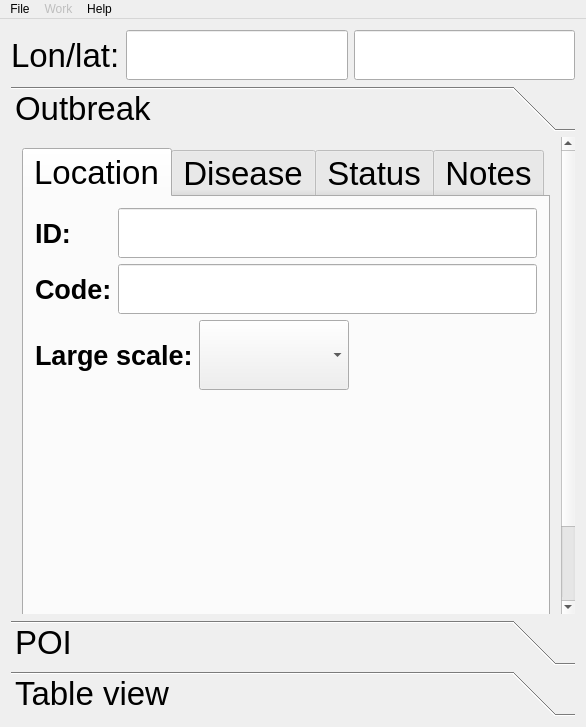
<?xml version="1.0" encoding="UTF-8"?>
<ui version="4.0">
 <class>frmMain</class>
 <widget class="QMainWindow" name="frmMain">
  <property name="geometry">
   <rect>
    <x>0</x>
    <y>0</y>
    <width>586</width>
    <height>727</height>
   </rect>
  </property>
  <property name="windowTitle">
   <string>VetEpiGIS mobile</string>
  </property>
  <widget class="QWidget" name="centralWidget">
   <layout class="QGridLayout" name="gridLayout_15">
    <item row="0" column="0">
     <layout class="QGridLayout" name="gridLayout_3">
      <item row="0" column="0">
       <widget class="QLabel" name="label">
        <property name="font">
         <font>
          <family>Arial</family>
          <pointsize>25</pointsize>
         </font>
        </property>
        <property name="text">
         <string>Lon/lat:</string>
        </property>
       </widget>
      </item>
      <item row="0" column="1">
       <widget class="QLineEdit" name="lineEdit">
        <property name="enabled">
         <bool>true</bool>
        </property>
        <property name="minimumSize">
         <size>
          <width>200</width>
          <height>50</height>
         </size>
        </property>
        <property name="readOnly">
         <bool>true</bool>
        </property>
       </widget>
      </item>
      <item row="0" column="2">
       <widget class="QLineEdit" name="lineEdit_2">
        <property name="enabled">
         <bool>true</bool>
        </property>
        <property name="minimumSize">
         <size>
          <width>200</width>
          <height>50</height>
         </size>
        </property>
        <property name="readOnly">
         <bool>true</bool>
        </property>
       </widget>
      </item>
     </layout>
    </item>
    <item row="1" column="0">
     <widget class="QToolBox" name="toolBox">
      <property name="font">
       <font>
        <family>Arial</family>
        <pointsize>25</pointsize>
       </font>
      </property>
      <property name="currentIndex">
       <number>0</number>
      </property>
      <widget class="QWidget" name="page">
       <property name="geometry">
        <rect>
         <x>0</x>
         <y>0</y>
         <width>555</width>
         <height>549</height>
        </rect>
       </property>
       <attribute name="label">
        <string>Outbreak</string>
       </attribute>
       <layout class="QGridLayout" name="gridLayout_16">
        <item row="0" column="0" colspan="2">
         <widget class="QTabWidget" name="tabWidget">
          <property name="layoutDirection">
           <enum>Qt::LeftToRight</enum>
          </property>
          <property name="tabShape">
           <enum>QTabWidget::Rounded</enum>
          </property>
          <property name="currentIndex">
           <number>0</number>
          </property>
          <widget class="QWidget" name="tab">
           <attribute name="title">
            <string>Location</string>
           </attribute>
           <layout class="QGridLayout" name="gridLayout_2">
            <item row="0" column="0">
             <widget class="QLabel" name="label_3">
              <property name="font">
               <font>
                <pointsize>20</pointsize>
                <weight>75</weight>
                <bold>true</bold>
               </font>
              </property>
              <property name="text">
               <string>ID:</string>
              </property>
             </widget>
            </item>
            <item row="0" column="1" colspan="3">
             <widget class="QLineEdit" name="lineEdit_3">
              <property name="minimumSize">
               <size>
                <width>311</width>
                <height>50</height>
               </size>
              </property>
              <property name="alignment">
               <set>Qt::AlignLeading|Qt::AlignLeft|Qt::AlignVCenter</set>
              </property>
             </widget>
            </item>
            <item row="1" column="0">
             <widget class="QLabel" name="label_6">
              <property name="font">
               <font>
                <pointsize>20</pointsize>
                <weight>75</weight>
                <bold>true</bold>
               </font>
              </property>
              <property name="text">
               <string>Code:</string>
              </property>
             </widget>
            </item>
            <item row="1" column="1" colspan="3">
             <widget class="QLineEdit" name="lineEdit_5">
              <property name="minimumSize">
               <size>
                <width>311</width>
                <height>50</height>
               </size>
              </property>
              <property name="alignment">
               <set>Qt::AlignLeading|Qt::AlignLeft|Qt::AlignVCenter</set>
              </property>
             </widget>
            </item>
            <item row="2" column="0" colspan="2">
             <widget class="QLabel" name="label_9">
              <property name="font">
               <font>
                <pointsize>20</pointsize>
                <weight>75</weight>
                <bold>true</bold>
               </font>
              </property>
              <property name="text">
               <string>Large scale:</string>
              </property>
             </widget>
            </item>
            <item row="2" column="2">
             <widget class="QComboBox" name="comboBox_4">
              <property name="minimumSize">
               <size>
                <width>150</width>
                <height>70</height>
               </size>
              </property>
              <property name="maximumSize">
               <size>
                <width>78</width>
                <height>16777215</height>
               </size>
              </property>
             </widget>
            </item>
            <item row="2" column="3">
             <spacer name="horizontalSpacer_3">
              <property name="orientation">
               <enum>Qt::Horizontal</enum>
              </property>
              <property name="sizeHint" stdset="0">
               <size>
                <width>189</width>
                <height>20</height>
               </size>
              </property>
             </spacer>
            </item>
            <item row="3" column="2">
             <spacer name="verticalSpacer_3">
              <property name="orientation">
               <enum>Qt::Vertical</enum>
              </property>
              <property name="sizeHint" stdset="0">
               <size>
                <width>20</width>
                <height>125</height>
               </size>
              </property>
             </spacer>
            </item>
           </layout>
          </widget>
          <widget class="QWidget" name="tab_2">
           <attribute name="title">
            <string>Disease</string>
           </attribute>
           <layout class="QGridLayout" name="gridLayout_12">
            <item row="0" column="0" colspan="2">
             <layout class="QGridLayout" name="gridLayout_5">
              <item row="0" column="0">
               <widget class="QLabel" name="label_5">
                <property name="font">
                 <font>
                  <pointsize>20</pointsize>
                  <weight>75</weight>
                  <bold>true</bold>
                 </font>
                </property>
                <property name="text">
                 <string>Disease:</string>
                </property>
               </widget>
              </item>
              <item row="0" column="1">
               <widget class="QComboBox" name="comboBox_2">
                <property name="minimumSize">
                 <size>
                  <width>280</width>
                  <height>70</height>
                 </size>
                </property>
               </widget>
              </item>
             </layout>
            </item>
            <item row="1" column="0" colspan="2">
             <layout class="QGridLayout" name="gridLayout_4">
              <item row="0" column="0">
               <widget class="QLabel" name="label_11">
                <property name="font">
                 <font>
                  <pointsize>20</pointsize>
                 </font>
                </property>
                <property name="text">
                 <string>Number of animals:</string>
                </property>
               </widget>
              </item>
              <item row="0" column="1">
               <widget class="QLineEdit" name="lineEdit_6">
                <property name="minimumSize">
                 <size>
                  <width>0</width>
                  <height>50</height>
                 </size>
                </property>
                <property name="inputMethodHints">
                 <set>Qt::ImhPreferNumbers</set>
                </property>
                <property name="alignment">
                 <set>Qt::AlignRight|Qt::AlignTrailing|Qt::AlignVCenter</set>
                </property>
               </widget>
              </item>
             </layout>
            </item>
            <item row="2" column="0">
             <widget class="QTableWidget" name="tableWidget">
              <property name="font">
               <font>
                <weight>50</weight>
                <bold>false</bold>
               </font>
              </property>
              <property name="editTriggers">
               <set>QAbstractItemView::NoEditTriggers</set>
              </property>
              <property name="selectionMode">
               <enum>QAbstractItemView::SingleSelection</enum>
              </property>
              <property name="selectionBehavior">
               <enum>QAbstractItemView::SelectRows</enum>
              </property>
              <property name="sortingEnabled">
               <bool>true</bool>
              </property>
              <property name="wordWrap">
               <bool>true</bool>
              </property>
              <attribute name="horizontalHeaderStretchLastSection">
               <bool>true</bool>
              </attribute>
              <attribute name="verticalHeaderVisible">
               <bool>false</bool>
              </attribute>
              <attribute name="verticalHeaderStretchLastSection">
               <bool>false</bool>
              </attribute>
              <column>
               <property name="text">
                <string>Species</string>
               </property>
               <property name="font">
                <font>
                 <family>Arial</family>
                 <pointsize>20</pointsize>
                 <weight>50</weight>
                 <bold>false</bold>
                </font>
               </property>
              </column>
              <column>
               <property name="text">
                <string>Type of production</string>
               </property>
               <property name="font">
                <font>
                 <family>Arial</family>
                 <pointsize>20</pointsize>
                 <weight>50</weight>
                 <bold>false</bold>
                </font>
               </property>
              </column>
             </widget>
            </item>
            <item row="2" column="1">
             <layout class="QGridLayout" name="gridLayout_10">
              <item row="0" column="0">
               <widget class="QToolButton" name="toolButton">
                <property name="minimumSize">
                 <size>
                  <width>50</width>
                  <height>50</height>
                 </size>
                </property>
                <property name="text">
                 <string>+</string>
                </property>
               </widget>
              </item>
              <item row="2" column="0">
               <spacer name="verticalSpacer_2">
                <property name="orientation">
                 <enum>Qt::Vertical</enum>
                </property>
                <property name="sizeHint" stdset="0">
                 <size>
                  <width>20</width>
                  <height>40</height>
                 </size>
                </property>
               </spacer>
              </item>
              <item row="1" column="0">
               <spacer name="verticalSpacer">
                <property name="orientation">
                 <enum>Qt::Vertical</enum>
                </property>
                <property name="sizeHint" stdset="0">
                 <size>
                  <width>20</width>
                  <height>40</height>
                 </size>
                </property>
               </spacer>
              </item>
              <item row="3" column="0">
               <widget class="QToolButton" name="toolButton_2">
                <property name="minimumSize">
                 <size>
                  <width>50</width>
                  <height>50</height>
                 </size>
                </property>
                <property name="text">
                 <string>-</string>
                </property>
               </widget>
              </item>
             </layout>
            </item>
           </layout>
          </widget>
          <widget class="QWidget" name="tab_3">
           <attribute name="title">
            <string>Status</string>
           </attribute>
           <layout class="QGridLayout" name="gridLayout_9">
            <item row="0" column="0">
             <layout class="QGridLayout" name="gridLayout_7">
              <item row="0" column="0">
               <widget class="QLabel" name="label_8">
                <property name="minimumSize">
                 <size>
                  <width>46</width>
                  <height>0</height>
                 </size>
                </property>
                <property name="font">
                 <font>
                  <pointsize>20</pointsize>
                  <weight>75</weight>
                  <bold>true</bold>
                 </font>
                </property>
                <property name="text">
                 <string>Year:</string>
                </property>
               </widget>
              </item>
              <item row="0" column="1">
               <widget class="QLineEdit" name="lineEdit_4">
                <property name="minimumSize">
                 <size>
                  <width>150</width>
                  <height>50</height>
                 </size>
                </property>
                <property name="maximumSize">
                 <size>
                  <width>81</width>
                  <height>16777215</height>
                 </size>
                </property>
                <property name="inputMethodHints">
                 <set>Qt::ImhPreferNumbers</set>
                </property>
                <property name="inputMask">
                 <string/>
                </property>
                <property name="text">
                 <string/>
                </property>
                <property name="maxLength">
                 <number>4</number>
                </property>
                <property name="frame">
                 <bool>true</bool>
                </property>
                <property name="alignment">
                 <set>Qt::AlignRight|Qt::AlignTrailing|Qt::AlignVCenter</set>
                </property>
               </widget>
              </item>
              <item row="0" column="2">
               <spacer name="horizontalSpacer_2">
                <property name="orientation">
                 <enum>Qt::Horizontal</enum>
                </property>
                <property name="sizeHint" stdset="0">
                 <size>
                  <width>118</width>
                  <height>20</height>
                 </size>
                </property>
               </spacer>
              </item>
             </layout>
            </item>
            <item row="1" column="0">
             <layout class="QGridLayout" name="gridLayout_8">
              <item row="0" column="0">
               <widget class="QLabel" name="label_7">
                <property name="font">
                 <font>
                  <pointsize>20</pointsize>
                  <weight>75</weight>
                  <bold>true</bold>
                 </font>
                </property>
                <property name="text">
                 <string>Status:</string>
                </property>
               </widget>
              </item>
              <item row="0" column="1">
               <widget class="QComboBox" name="comboBox_3">
                <property name="minimumSize">
                 <size>
                  <width>181</width>
                  <height>70</height>
                 </size>
                </property>
               </widget>
              </item>
              <item row="0" column="2">
               <spacer name="horizontalSpacer">
                <property name="orientation">
                 <enum>Qt::Horizontal</enum>
                </property>
                <property name="sizeHint" stdset="0">
                 <size>
                  <width>40</width>
                  <height>20</height>
                 </size>
                </property>
               </spacer>
              </item>
             </layout>
            </item>
            <item row="2" column="0">
             <widget class="QGroupBox" name="groupBox">
              <property name="font">
               <font>
                <italic>false</italic>
               </font>
              </property>
              <property name="title">
               <string>Dates</string>
              </property>
              <layout class="QGridLayout" name="gridLayout">
               <item row="0" column="0">
                <widget class="QCheckBox" name="checkBox">
                 <property name="font">
                  <font>
                   <pointsize>20</pointsize>
                  </font>
                 </property>
                 <property name="layoutDirection">
                  <enum>Qt::LeftToRight</enum>
                 </property>
                 <property name="text">
                  <string>Suspect:</string>
                 </property>
                </widget>
               </item>
               <item row="0" column="1">
                <widget class="QDateEdit" name="dateEdit">
                 <property name="enabled">
                  <bool>false</bool>
                 </property>
                 <property name="minimumSize">
                  <size>
                   <width>0</width>
                   <height>70</height>
                  </size>
                 </property>
                 <property name="calendarPopup">
                  <bool>true</bool>
                 </property>
                </widget>
               </item>
               <item row="1" column="0">
                <widget class="QCheckBox" name="checkBox_2">
                 <property name="font">
                  <font>
                   <pointsize>20</pointsize>
                  </font>
                 </property>
                 <property name="layoutDirection">
                  <enum>Qt::LeftToRight</enum>
                 </property>
                 <property name="text">
                  <string>Confirmation:</string>
                 </property>
                </widget>
               </item>
               <item row="1" column="1">
                <widget class="QDateEdit" name="dateEdit_2">
                 <property name="enabled">
                  <bool>false</bool>
                 </property>
                 <property name="minimumSize">
                  <size>
                   <width>0</width>
                   <height>70</height>
                  </size>
                 </property>
                 <property name="calendarPopup">
                  <bool>true</bool>
                 </property>
                </widget>
               </item>
               <item row="2" column="0">
                <widget class="QCheckBox" name="checkBox_3">
                 <property name="font">
                  <font>
                   <pointsize>20</pointsize>
                  </font>
                 </property>
                 <property name="layoutDirection">
                  <enum>Qt::LeftToRight</enum>
                 </property>
                 <property name="text">
                  <string>Expiration:</string>
                 </property>
                </widget>
               </item>
               <item row="2" column="1">
                <widget class="QDateEdit" name="dateEdit_3">
                 <property name="enabled">
                  <bool>false</bool>
                 </property>
                 <property name="minimumSize">
                  <size>
                   <width>0</width>
                   <height>70</height>
                  </size>
                 </property>
                 <property name="calendarPopup">
                  <bool>true</bool>
                 </property>
                </widget>
               </item>
              </layout>
             </widget>
            </item>
            <item row="3" column="0">
             <spacer name="verticalSpacer_5">
              <property name="orientation">
               <enum>Qt::Vertical</enum>
              </property>
              <property name="sizeHint" stdset="0">
               <size>
                <width>20</width>
                <height>12</height>
               </size>
              </property>
             </spacer>
            </item>
           </layout>
          </widget>
          <widget class="QWidget" name="tab_4">
           <attribute name="title">
            <string>Notes</string>
           </attribute>
           <layout class="QGridLayout" name="gridLayout_13">
            <item row="0" column="0">
             <widget class="QTextEdit" name="textEdit"/>
            </item>
           </layout>
          </widget>
         </widget>
        </item>
        <item row="1" column="0">
         <spacer name="horizontalSpacer_4">
          <property name="orientation">
           <enum>Qt::Horizontal</enum>
          </property>
          <property name="sizeHint" stdset="0">
           <size>
            <width>434</width>
            <height>20</height>
           </size>
          </property>
         </spacer>
        </item>
        <item row="1" column="1">
         <widget class="QPushButton" name="pushButton">
          <property name="text">
           <string>Save</string>
          </property>
         </widget>
        </item>
        <item row="2" column="1">
         <spacer name="verticalSpacer_6">
          <property name="orientation">
           <enum>Qt::Vertical</enum>
          </property>
          <property name="sizeHint" stdset="0">
           <size>
            <width>20</width>
            <height>10</height>
           </size>
          </property>
         </spacer>
        </item>
       </layout>
      </widget>
      <widget class="QWidget" name="page_2">
       <property name="geometry">
        <rect>
         <x>0</x>
         <y>0</y>
         <width>568</width>
         <height>473</height>
        </rect>
       </property>
       <attribute name="label">
        <string>POI</string>
       </attribute>
       <layout class="QGridLayout" name="gridLayout_6">
        <item row="0" column="0" colspan="2">
         <layout class="QGridLayout" name="gridLayout_14">
          <item row="0" column="0">
           <widget class="QLabel" name="label_15">
            <property name="font">
             <font>
              <weight>75</weight>
              <bold>true</bold>
             </font>
            </property>
            <property name="text">
             <string>ID:</string>
            </property>
           </widget>
          </item>
          <item row="0" column="1">
           <widget class="QLineEdit" name="lineEdit_9">
            <property name="minimumSize">
             <size>
              <width>311</width>
              <height>50</height>
             </size>
            </property>
            <property name="alignment">
             <set>Qt::AlignLeading|Qt::AlignLeft|Qt::AlignVCenter</set>
            </property>
           </widget>
          </item>
          <item row="1" column="0">
           <widget class="QLabel" name="label_16">
            <property name="font">
             <font>
              <weight>75</weight>
              <bold>true</bold>
             </font>
            </property>
            <property name="text">
             <string>Code:</string>
            </property>
           </widget>
          </item>
          <item row="1" column="1">
           <widget class="QLineEdit" name="lineEdit_10">
            <property name="minimumSize">
             <size>
              <width>311</width>
              <height>50</height>
             </size>
            </property>
            <property name="alignment">
             <set>Qt::AlignLeading|Qt::AlignLeft|Qt::AlignVCenter</set>
            </property>
           </widget>
          </item>
         </layout>
        </item>
        <item row="1" column="0" colspan="2">
         <layout class="QGridLayout" name="gridLayout_11">
          <item row="0" column="1">
           <widget class="QComboBox" name="comboBox_5">
            <property name="minimumSize">
             <size>
              <width>191</width>
              <height>70</height>
             </size>
            </property>
            <property name="editable">
             <bool>false</bool>
            </property>
           </widget>
          </item>
          <item row="0" column="2">
           <spacer name="horizontalSpacer_5">
            <property name="orientation">
             <enum>Qt::Horizontal</enum>
            </property>
            <property name="sizeHint" stdset="0">
             <size>
              <width>40</width>
              <height>20</height>
             </size>
            </property>
           </spacer>
          </item>
          <item row="0" column="0">
           <widget class="QLabel" name="label_14">
            <property name="font">
             <font>
              <weight>75</weight>
              <bold>true</bold>
             </font>
            </property>
            <property name="text">
             <string>Activity:</string>
            </property>
           </widget>
          </item>
         </layout>
        </item>
        <item row="2" column="0">
         <spacer name="horizontalSpacer_6">
          <property name="orientation">
           <enum>Qt::Horizontal</enum>
          </property>
          <property name="sizeHint" stdset="0">
           <size>
            <width>447</width>
            <height>20</height>
           </size>
          </property>
         </spacer>
        </item>
        <item row="2" column="1">
         <widget class="QPushButton" name="pushButton_2">
          <property name="text">
           <string>Save</string>
          </property>
         </widget>
        </item>
        <item row="3" column="1">
         <spacer name="verticalSpacer_4">
          <property name="orientation">
           <enum>Qt::Vertical</enum>
          </property>
          <property name="sizeHint" stdset="0">
           <size>
            <width>20</width>
            <height>258</height>
           </size>
          </property>
         </spacer>
        </item>
       </layout>
      </widget>
      <widget class="QWidget" name="page_3">
       <property name="geometry">
        <rect>
         <x>0</x>
         <y>0</y>
         <width>568</width>
         <height>473</height>
        </rect>
       </property>
       <attribute name="label">
        <string>Table view</string>
       </attribute>
       <layout class="QGridLayout" name="gridLayout_18">
        <item row="0" column="0">
         <layout class="QGridLayout" name="gridLayout_17">
          <item row="0" column="0">
           <widget class="QLabel" name="label_2">
            <property name="text">
             <string>of</string>
            </property>
           </widget>
          </item>
          <item row="0" column="1">
           <widget class="QComboBox" name="comboBox">
            <property name="minimumSize">
             <size>
              <width>0</width>
              <height>50</height>
             </size>
            </property>
           </widget>
          </item>
         </layout>
        </item>
        <item row="0" column="1">
         <spacer name="horizontalSpacer_7">
          <property name="orientation">
           <enum>Qt::Horizontal</enum>
          </property>
          <property name="sizeHint" stdset="0">
           <size>
            <width>115</width>
            <height>20</height>
           </size>
          </property>
         </spacer>
        </item>
        <item row="0" column="2">
         <widget class="QToolButton" name="toolButton_3">
          <property name="enabled">
           <bool>false</bool>
          </property>
          <property name="minimumSize">
           <size>
            <width>50</width>
            <height>50</height>
           </size>
          </property>
          <property name="text">
           <string>...</string>
          </property>
         </widget>
        </item>
        <item row="0" column="3">
         <spacer name="horizontalSpacer_8">
          <property name="orientation">
           <enum>Qt::Horizontal</enum>
          </property>
          <property name="sizeHint" stdset="0">
           <size>
            <width>115</width>
            <height>20</height>
           </size>
          </property>
         </spacer>
        </item>
        <item row="0" column="4">
         <widget class="QToolButton" name="toolButton_4">
          <property name="minimumSize">
           <size>
            <width>50</width>
            <height>50</height>
           </size>
          </property>
          <property name="text">
           <string>...</string>
          </property>
         </widget>
        </item>
        <item row="1" column="0" colspan="5">
         <widget class="QTableView" name="tableView">
          <property name="contextMenuPolicy">
           <enum>Qt::CustomContextMenu</enum>
          </property>
          <property name="selectionMode">
           <enum>QAbstractItemView::SingleSelection</enum>
          </property>
          <property name="selectionBehavior">
           <enum>QAbstractItemView::SelectRows</enum>
          </property>
          <property name="gridStyle">
           <enum>Qt::NoPen</enum>
          </property>
         </widget>
        </item>
       </layout>
      </widget>
     </widget>
    </item>
   </layout>
  </widget>
  <widget class="QMenuBar" name="menuBar">
   <property name="geometry">
    <rect>
     <x>0</x>
     <y>0</y>
     <width>586</width>
     <height>25</height>
    </rect>
   </property>
   <widget class="QMenu" name="menuFile">
    <property name="title">
     <string>File</string>
    </property>
    <addaction name="actionSync"/>
    <addaction name="actionExit"/>
   </widget>
   <widget class="QMenu" name="menuWork">
    <property name="enabled">
     <bool>false</bool>
    </property>
    <property name="title">
     <string>Work</string>
    </property>
    <addaction name="actionNew_case"/>
    <addaction name="actionNew_POI"/>
   </widget>
   <widget class="QMenu" name="menuAbout">
    <property name="title">
     <string>Help</string>
    </property>
    <addaction name="actionAbout"/>
   </widget>
   <addaction name="menuFile"/>
   <addaction name="menuWork"/>
   <addaction name="menuAbout"/>
  </widget>
  <action name="actionExit">
   <property name="text">
    <string>Exit</string>
   </property>
  </action>
  <action name="actionSync">
   <property name="text">
    <string>Sync</string>
   </property>
  </action>
  <action name="actionNew_case">
   <property name="enabled">
    <bool>false</bool>
   </property>
   <property name="text">
    <string>Add case</string>
   </property>
  </action>
  <action name="actionNew_POI">
   <property name="enabled">
    <bool>false</bool>
   </property>
   <property name="text">
    <string>Add POI</string>
   </property>
  </action>
  <action name="actionAbout">
   <property name="text">
    <string>About</string>
   </property>
  </action>
 </widget>
 <layoutdefault spacing="6" margin="11"/>
 <resources/>
 <connections/>
</ui>
